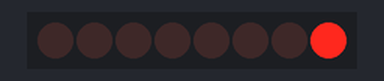
A sketch run on a simulated Arduino Uno, built with avr-gcc and run on an emulated ATmega328P. On the bench: 8 shift-register outputs drawn as a row of LEDs (first output left, lit = HIGH). Wiring (inferred from the names in the program): shift register (74HC595): data pin 10; shift clock pin 8; latch pin 9. Wiring (inferred from the signals the program sends): row of LEDs: on Q0, Q1, Q2, Q3, Q4, Q5, Q6, Q7.

Above: at 0.5 s.
At 1.5 s:
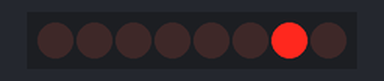
At 4.5 s:
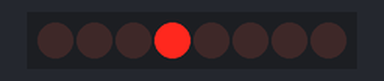
At 8.0 s:
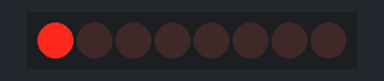
At 13.5 s:
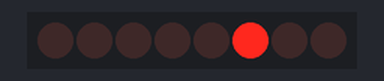
At 19.5 s:
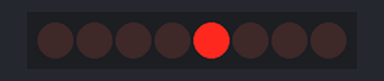
Timing chart, 0 to 20.8 s (numbered marks = the images above):
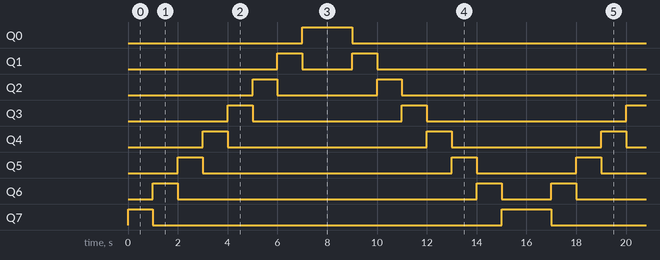

Measured:
- by itself, Q0: alternates HIGH for 2.0 s and LOW for 14.0 s
- by itself, Q1: repeats every 16.0 s: LOW 2.0 s, HIGH 1.0 s, LOW 12.0 s, HIGH 1.0 s
- by itself, Q2: repeats every 16.0 s: LOW 4.0 s, HIGH 1.0 s, LOW 10.0 s, HIGH 1.0 s
- by itself, Q3: repeats every 16.0 s: LOW 6.0 s, HIGH 1.0 s, LOW 8.0 s, HIGH 1.0 s
- by itself, Q4: repeats every 16.0 s: LOW 8.0 s, HIGH 1.0 s, LOW 6.0 s, HIGH 1.0 s
- by itself, Q5: repeats every 16.0 s: LOW 10.0 s, HIGH 1.0 s, LOW 4.0 s, HIGH 1.0 s
- by itself, Q6: repeats every 16.0 s: LOW 12.0 s, HIGH 1.0 s, LOW 2.0 s, HIGH 1.0 s
- by itself, Q7: repeats every 16.0 s: LOW 14.0 s, HIGH 2.0 s

The sketch:

shift_register_moving.ino
```cpp
// Shift register latch pin
const int LATCH_PIN = 9;

// Shift register data pin
const int DATA_PIN = 10;

// Shift register clock pin
const int CLOCK_PIN = 8;

// Assumes LEDs are in a 4x2 grid, numbered as follows:
// 1 2 3 4
// 5 6 7 8
// The different byte patterns that will be sent to the leds.  We will cycle through the patterns
byte patterns[] = { B10000000, B01000000, B00100000, B00010000, B00001000, B00000100, B00000010, B00000001 };
const int NUM_PATTERNS = 8;

// Used in our implementation of the arduino shiftOut function.  The bitmasks are used to
// pull out a particular bit position from an input byte
byte byteMasks[] = { B10000000, B01000000, B00100000, B00010000, B00001000, B00000100, B00000010, B00000001 };
const int NUM_MASKS = 8;

const int DELAY = 1000;

void setup() {
  pinMode(LATCH_PIN, OUTPUT);
  pinMode(DATA_PIN, OUTPUT);
  pinMode(CLOCK_PIN, OUTPUT);

  digitalWrite(LATCH_PIN, LOW);

  // Zero out the register
  writeToShiftRegister(DATA_PIN, CLOCK_PIN, B00000000);

  // Turn on the pattern (make sure everthing is off)
  digitalWrite(LATCH_PIN, HIGH);
  digitalWrite(LATCH_PIN, LOW);
}

// Custom implementation of the shiftOut function.. just for fun
void writeToShiftRegister(int dataPin, int clockPin, byte data) {

  // Iterate over each bit mask, pulling out a single bit from the input
  // data.
  for (int i = 0; i < NUM_MASKS; i++) {
    byte result = data & byteMasks[i];
    boolean dataVal = LOW;

    // If the result is positive, the particular bit position was set, so send a
    // HIGH value out the data pin
    if (result != 0) {
      dataVal = HIGH;
    }

    // Write the data pin, then turn the clock pin on and off to load the data value
    // into the shift register
    digitalWrite(dataPin, dataVal);
    digitalWrite(clockPin, HIGH);
    digitalWrite(clockPin, LOW);
  }

}

void loop() {
  for (int i = 0; i < NUM_PATTERNS; i++) {
    writeToShiftRegister(DATA_PIN, CLOCK_PIN, patterns[i]);
    digitalWrite(LATCH_PIN, HIGH);
    digitalWrite(LATCH_PIN, LOW);
    delay(DELAY);
  }

   for (int i = NUM_PATTERNS -1; i >= 0; i--) {
    writeToShiftRegister(DATA_PIN, CLOCK_PIN, patterns[i]);
    digitalWrite(LATCH_PIN, HIGH);
    digitalWrite(LATCH_PIN, LOW);
    delay(DELAY);
  }
}
```
